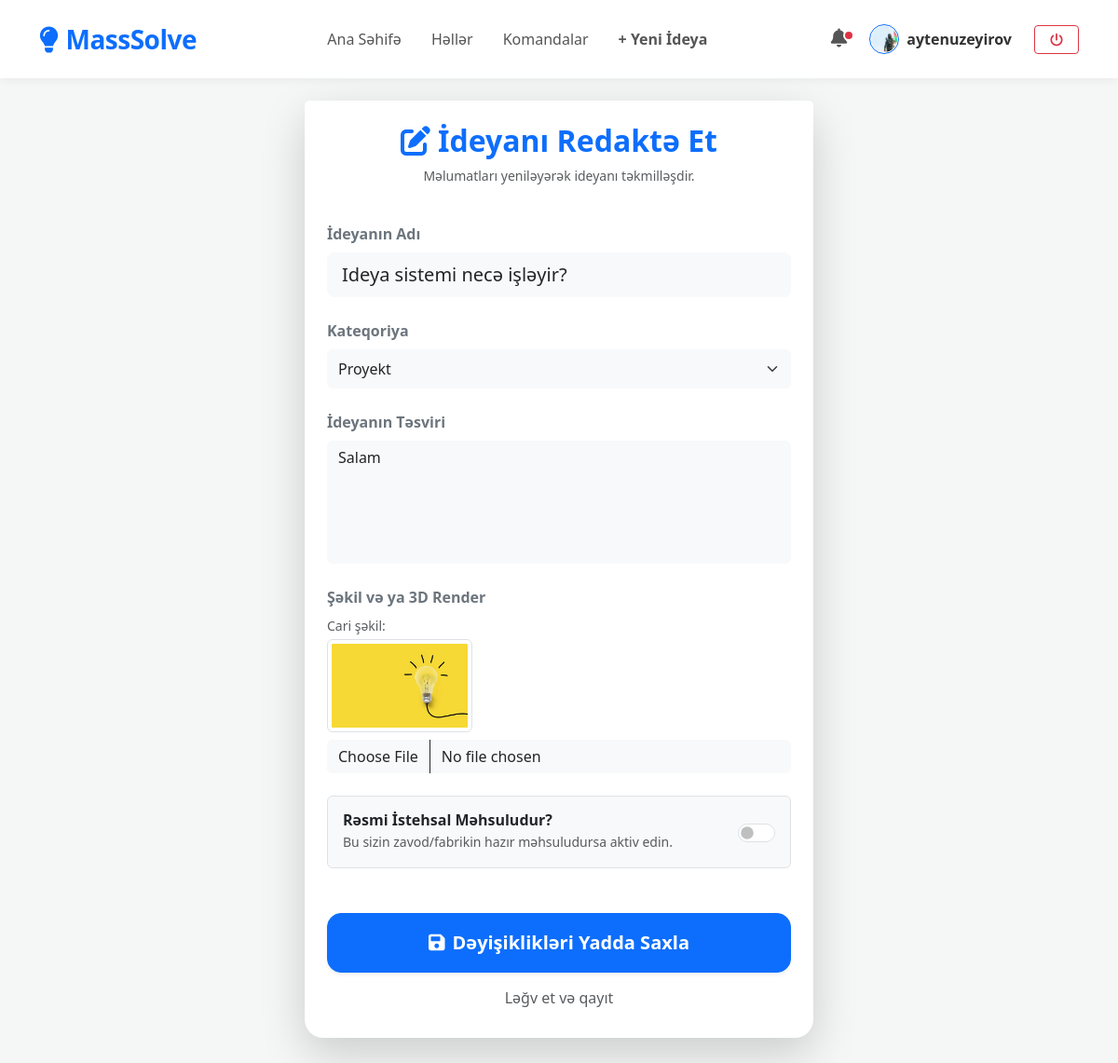
The page /idea/2/edit/ (signed in) on the database its author committed.
### users/models.py (models this page shows, shortened)
class User(AbstractUser):
    is_student = models.BooleanField(default=False)
    is_manufacturer = models.BooleanField(default=False)
    bio = models.TextField(max_length=500, blank=True)
    karma = models.IntegerField(default=0)

### innovation/models.py (models this page shows, shortened)
class Profile(models.Model):
    user = models.OneToOneField(settings.AUTH_USER_MODEL, on_delete=models.CASCADE, related_name='profile')
    bio = models.TextField(max_length=500, blank=True, verbose_name="Haqqında")
    location = models.CharField(max_length=100, blank=True, verbose_name="Məkan")
    avatar = models.ImageField(upload_to='avatars/', default='avatars/default.png', blank=True, null=True)

class Idea(models.Model):
    author = models.ForeignKey(settings.AUTH_USER_MODEL, on_delete=models.CASCADE, related_name='ideas')
    category = models.ForeignKey(Category, on_delete=models.SET_NULL, null=True, related_name='ideas', blank=True)
    title = models.CharField(max_length=255, verbose_name="İdeya Başlığı")
    description = models.TextField(verbose_name="Ətraflı İzah")
    is_official_product = models.BooleanField(default=False, verbose_name="Rəsmi Məhsuldur?")
    image = models.ImageField(upload_to='ideas/%Y/%m/%d/', blank=True, null=True, verbose_name="Şəkil/Render")
    votes = models.ManyToManyField(settings.AUTH_USER_MODEL, related_name='idea_votes', blank=True)
    created_at = models.DateTimeField(auto_now_add=True)
    updated_at = models.DateTimeField(auto_now=True)
    class Meta:
        ordering = ['-created_at']

class Category(models.Model):
    name = models.CharField(max_length=100, verbose_name="Kateqoriya Adı")
    slug = models.SlugField(unique=True, blank=True, null=True)
    class Meta:
        verbose_name_plural = "Kateqoriyalar"

### innovation/views.py (the view)
# urls.py: path('idea/<int:pk>/edit/', views.edit_idea, name='edit_idea'),
@login_required
def edit_idea(request, pk):
    idea = get_object_or_404(Idea, pk=pk)
    if idea.author != request.user:
        return redirect('home')
    if request.method == 'POST':
        form = IdeaForm(request.POST, request.FILES, instance=idea)
        if form.is_valid():
            form.save()
            return redirect('idea_detail', pk=idea.pk)
    else:
        form = IdeaForm(instance=idea)
    return render(request, 'innovation/create_idea.html', {
        'form': form,
        'title': 'İdeyanı Redaktə Et'
    })

### innovation/forms.py
class IdeaForm(forms.ModelForm):
    class Meta:
        model = Idea
        fields = ['title', 'category', 'description', 'image', 'is_official_product']
        widgets = {
            'description': forms.Textarea(attrs={'rows': 5, 'placeholder': 'İdeyanızı ətraflı izah edin...'}),
        }

### innovation/templates/innovation/create_idea.html (shortened to what this page needs)
{% extends 'base.html' %}
{% block content %}
<div class="row justify-content-center">
    <div class="col-md-8 col-lg-6">
        <div class="card shadow-lg border-0" style="border-radius: 20px;">
            <div class="card-header bg-white border-0 pt-4 pb-0 text-center">
                <h2 class="fw-bold text-primary">
                    {% if form.instance.pk %}
                        <i class="fa-solid fa-pen-to-square me-2"></i>İdeyanı Redaktə Et
                    {% else %}
                        <i class="fa-solid fa-rocket me-2"></i>Dünyanı Dəyişəcək İdeyanı Paylaş
                    {% endif %}
                </h2>
                <p class="text-muted small">
                    {% if form.instance.pk %}Məlumatları yeniləyərək ideyanı təkmilləşdir.{% else %}Mühəndislər və istehsalçılar səni gözləyir!{% endif %}
                </p>
            </div>
            <div class="card-body p-4">
                <form method="post" enctype="multipart/form-data">
                    <div class="mb-4">
                        <label class="form-label fw-bold text-secondary">İdeyanın Adı</label>
                        <input type="text" name="title" class="form-control form-control-lg bg-light border-0"
                               placeholder="Məs: Ağıllı Suvarma Sistemi"
                               value="{{ form.instance.title|default:'' }}" required>
                    </div>
                    <div class="mb-4">
                        <label class="form-label fw-bold text-secondary">Kateqoriya</label>
                        <select name="category" class="form-select form-control-lg bg-light border-0" required>
                            {% for choice in form.category.field.queryset %}
                                <option value="{{ choice.pk }}" {% if form.instance.category.pk == choice.pk %}selected{% endif %}>
                                    {{ choice.name }}
                                </option>
                            {% endfor %}
                        </select>
                    </div>
                    <div class="mb-4">
                        <label class="form-label fw-bold text-secondary">İdeyanın Təsviri</label>
                        <textarea name="description" class="form-control bg-light border-0" rows="5"
                                  placeholder="Bu ideya nəyi həll edir? Necə işləyir?" required>{{ form.instance.description|default:'' }}</textarea>
                    </div>
                    <div class="mb-4">
                        <label class="form-label fw-bold text-secondary">Şəkil və ya 3D Render</label>
                        {% if form.instance.image %}
                            <div class="mb-2">
                                <small class="text-muted d-block mb-1">Cari şəkil:</small>
                                <img src="{{ form.instance.image.url }}" class="img-thumbnail" style="height: 100px;">
                            </div>
                        {% endif %}
                        <div class="input-group">
                            <input type="file" name="image" class="form-control bg-light border-0" id="inputGroupFile02">
                        </div>
                    </div>
                    {% if user.is_manufacturer %}
                    <div class="mb-4 p-3 border rounded bg-light d-flex justify-content-between align-items-center">
                        <div>
                            <h6 class="mb-0 fw-bold">Rəsmi İstehsal Məhsuludur?</h6>
                            <small class="text-muted">Bu sizin zavod/fabrikin hazır məhsuludursa aktiv edin.</small>
                        </div>
                        <div class="form-check form-switch">
                            <input class="form-check-input" type="checkbox" name="is_official_product"
                                   style="width: 40px; height: 20px;" {% if form.instance.is_official_product %}checked{% endif %}>
                        </div>
                    </div>
                    {% endif %}
                    <div class="d-grid gap-2 mt-5">
                        <button type="submit" class="btn btn-primary btn-lg shadow-sm py-3" style="border-radius: 15px; font-weight: 700;">
                            {% if form.instance.pk %}
                                <i class="fa-solid fa-floppy-disk me-2"></i>Dəyişiklikləri Yadda Saxla
                            {% else %}
                                <i class="fa-solid fa-share-nodes me-2"></i>Platformada Yayımla
                            {% endif %}
                        </button>
                        <a href="{% url 'home' %}" class="btn btn-link text-decoration-none text-muted">Ləğv et və qayıt</a>
                    </div>
                </form>
            </div>
        </div>
    </div>
</div>
{% endblock %}

### templates/base.html (shortened to what this page needs)
<!DOCTYPE html>
<html lang="az">
<head>
    <link href="https://cdn.jsdelivr.net/npm/bootstrap@5.3.0/dist/css/bootstrap.min.css" rel="stylesheet">
    <link rel="stylesheet" href="https://cdnjs.cloudflare.com/ajax/libs/font-awesome/6.0.0/css/all.min.css">
</head>
<body>
<nav class="navbar navbar-expand-lg py-3 sticky-top">
    <div class="container">
        <a class="navbar-brand fs-3" href="{% url 'home' %}">
            <i class="fa-solid fa-lightbulb me-2"></i>MassSolve
        </a>
        <div class="collapse navbar-collapse" id="navbarMain">
            <ul class="navbar-nav mx-auto mb-2 mb-lg-0">
                <li class="nav-item">
                    <a class="nav-link px-3" href="{% url 'home' %}">Ana Səhifə</a>
                </li>
                <li class="nav-item">
                    <a class="nav-link px-3" href="{% url 'solutions_home' %}">Həllər</a>
                </li>
                <li class="nav-item">
                    <a class="nav-link px-3" href="{% url 'team_list' %}">Komandalar</a>
                </li>
                {% if user.is_authenticated %}
                <li class="nav-item">
                    <a class="nav-link px-3 fw-bold text-primary" href="{% url 'create_idea' %}">+ Yeni İdeya</a>
                </li>
                {% endif %}
            </ul>
            <div class="d-flex align-items-center gap-3">
                {% if user.is_authenticated %}
                    <a href="{% url 'manage_requests' %}" class="nav-link position-relative px-2">
                        <i class="fa-solid fa-bell fs-5"></i>
                        <span class="notification-dot"></span>
                    </a>
                    <a href="{% url 'profile' user.username %}" class="user-link d-flex align-items-center gap-2">
                        {% if user.profile.avatar %}
                            <img src="{{ user.profile.avatar.url }}" class="rounded-circle nav-avatar">
                        {% else %}
                            <div class="bg-primary text-white rounded-circle d-flex align-items-center justify-content-center fw-bold" style="width: 32px; height: 32px; font-size: 0.8rem;">
                                {{ user.username|first|upper }}
                            </div>
                        {% endif %}
                        <span class="d-none d-md-inline">{{ user.username }}</span>
                    </a>
                    <form action="{% url 'logout' %}" method="post" class="m-0">
                        <button type="submit" class="btn btn-outline-danger btn-sm px-3 ms-2">
                            <i class="fa-solid fa-power-off"></i>
                        </button>
                    </form>
                {% else %}
                    <a href="{% url 'login' %}" class="btn btn-link text-decoration-none text-dark me-2">Giriş</a>
                    <a href="{% url 'register' %}" class="btn btn-primary btn-auth px-4 shadow-sm">Qeydiyyat</a>
                {% endif %}
            </div>
        </div>
    </div>
</nav>
<div class="container mt-4 pb-5">
    {% block content %}
    {% endblock %}
</div>
</body>
</html>

### templates/base.html (style rules this page uses)
body { background-color: #f4f7f6; }
.navbar { background-color: #ffffff; box-shadow: 0 2px 10px rgba(0,0,0,0.05); }
.navbar-brand { font-weight: 800; color: #0d6efd !important; letter-spacing: -0.5px; }
.nav-link { font-weight: 500; color: #555 !important; transition: 0.3s; }
.user-link { text-decoration: none; color: #333; font-weight: 600; transition: 0.2s; }
.nav-avatar { width: 32px; height: 32px; object-fit: cover; border: 1px solid #0d6efd; padding: 1px; }
.notification-dot { position: absolute; top: 2px; right: 0; padding: 4px; background-color: #dc3545; border: 2px solid #fff; border-radius: 50%; }

### innovation/templates/innovation/create_idea.html (style rules this page uses)
textarea { resize: none; }

### rows shown on the page
User: profile.avatar (picture), username "aytenuzeyirov"
Idea: title "Ideya sistemi necə işləyir?", category "Proyekt", description "Salam", instance.image (picture)
